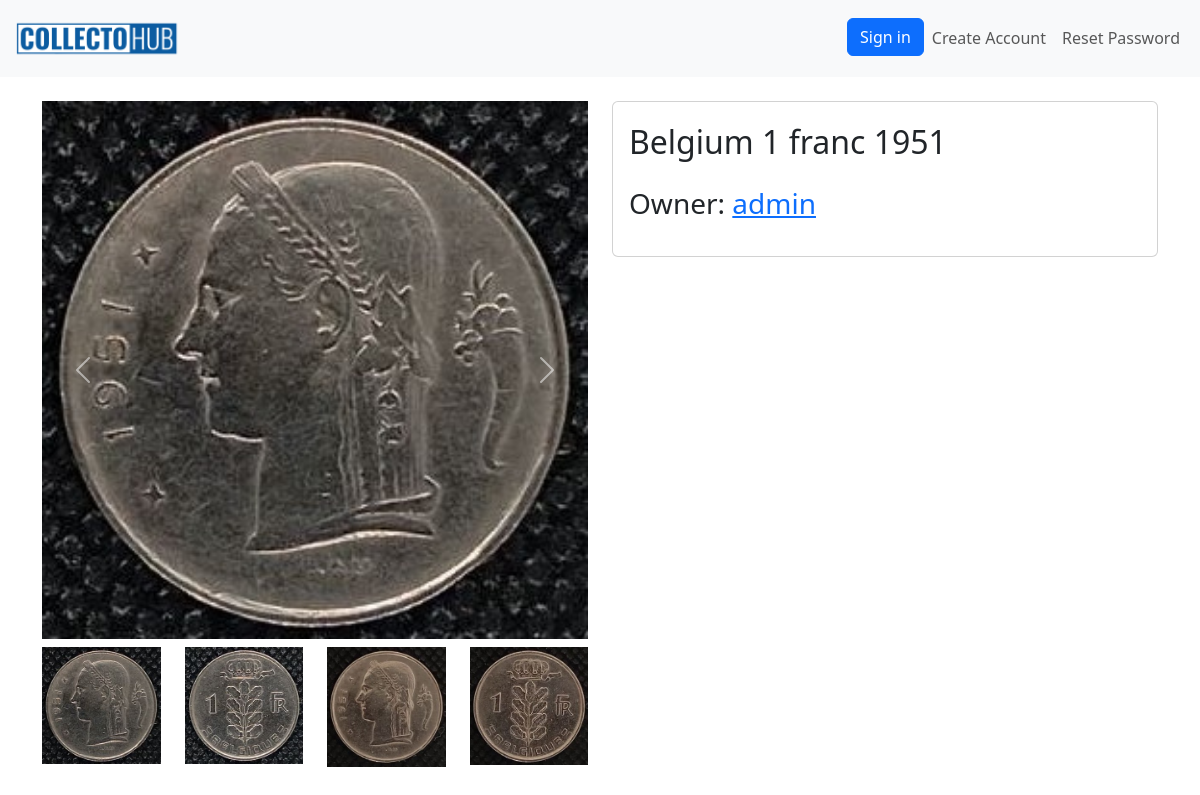
Before: /coin/15/ with the older database file.
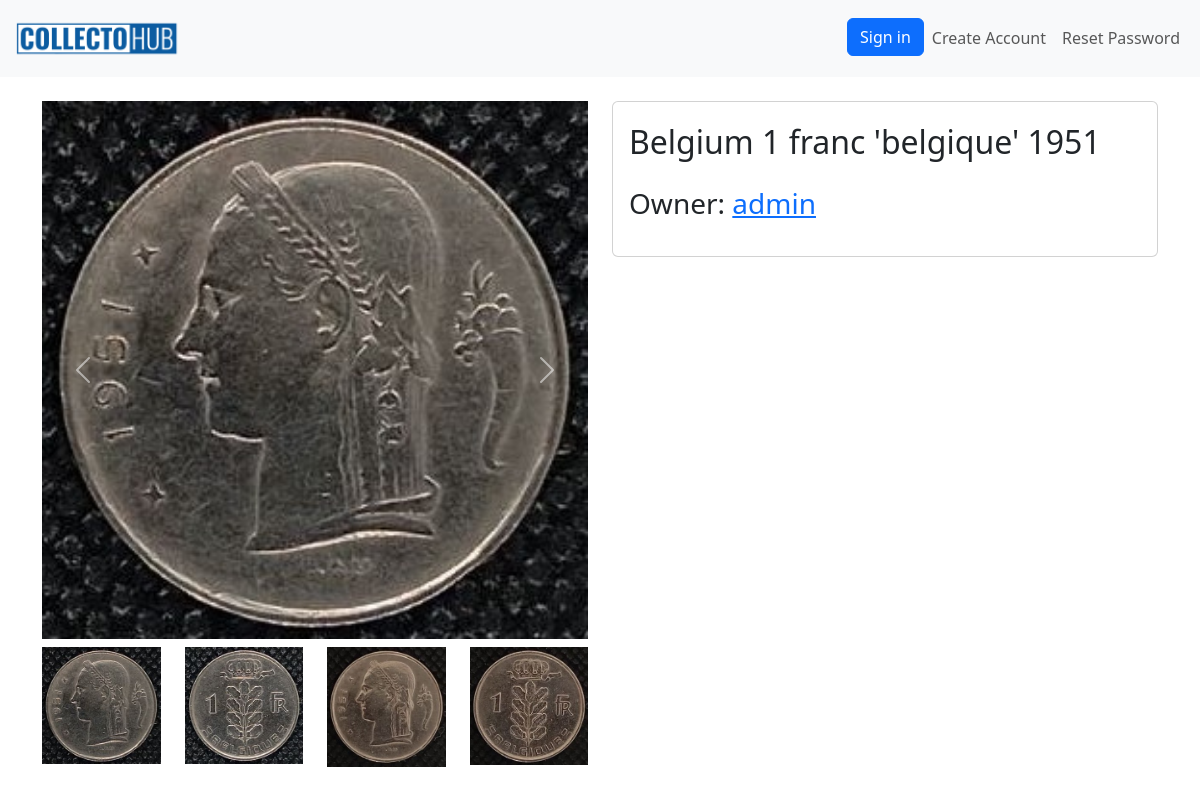
After: the same page with the newer database file.
### coins/models.py (models this page shows)
class Coin(models.Model):
    img_front = models.ImageField(upload_to='products_image', blank=True)
    img_back = models.ImageField(upload_to='products_image', blank=True)
    img_add_1 = models.ImageField(upload_to='products_image', blank=True)
    img_add_2 = models.ImageField(upload_to='products_image', blank=True)
    country = models.ForeignKey(Country, on_delete=models.CASCADE, related_name='coins')  # Reference to Country
    denomination = models.CharField(max_length=150)  # Denomination
    year = models.IntegerField()  # Year
    material = models.CharField(max_length=15, blank=True, choices=material_choices)  # Material
    safety = models.CharField(max_length=2, blank=True, choices=safety_choices)  # Optional field for admin use
    weight = models.FloatField(blank=True, null=True)  # Weight
    diameter = models.FloatField(blank=True, null=True)  # Diameter
    thickness = models.FloatField(blank=True, null=True)  # Thickness
    circulation = models.IntegerField(blank=True, null=True)  # Circulation
    owner = models.ForeignKey(User, on_delete=models.CASCADE, related_name='coins')
    box = models.ForeignKey('Box', on_delete=models.SET_NULL, blank=True, null=True, related_name='coins')
    status = models.CharField(max_length=1, choices=status_choices_coin, default='a')
    views_counter = models.IntegerField(default=0)
    class Meta:
        verbose_name = 'Coin'
        verbose_name_plural = 'Coins'
    def __str__(self):
        return f'{self.country.name} - {self.denomination} - {self.year}'

class Country(models.Model):
    name = models.CharField(max_length=150, unique=True)
    continent = models.ForeignKey(Continent, on_delete=models.CASCADE, related_name="countries")
    class Meta:
        verbose_name = "Country"
        verbose_name_plural = "Countries"
    def __str__(self):
        return self.name

### coins/views.py (the view)
# urls.py: path('coin/<int:pk>/', views.CoinDetailView.as_view(), name='coin-detail'),
class CoinDetailView(DetailView):
    model = Coin
    extra_context = {
        'form': MessageForm(),
    }
    def get_object(self, queryset=None):
        object = super().get_object(queryset=queryset)
        object.views_counter += 1
        object.save()
        return object

### coins/context_processors.py (called while the page is built)
def statistics_processor(request):
    return {
        'num_coins': Coin.objects.filter(status='a').count()
    }

### coins/templates/coins/coin_detail.html (shortened to what this page needs)
{% extends 'coins/base.html' %}
{% block content %}
<div class="row" >
    <div class="col-6 text-center">
        <div id="carouselExample" class="carousel slide">
            <div class="carousel-inner">
              <div class="carousel-item active">
                <img src="{{ coin.img_front.url }}" class="d-block w-100" alt="...">
              </div>
            </div>
            <button class="carousel-control-prev" type="button" data-bs-target="#carouselExample" data-bs-slide="prev">
              <span class="carousel-control-prev-icon" aria-hidden="true"></span>
            </button>
            <button class="carousel-control-next" type="button" data-bs-target="#carouselExample" data-bs-slide="next">
              <span class="carousel-control-next-icon" aria-hidden="true"></span>
            </button>
          </div>
        <div class="row mt-2">
            <div class="col-3">
            <img id='img-front' class="w-100" src="{{ coin.img_front.url }}" alt="">
            </div>
            <div class="col-3">
                <img id="img-back" class="w-100" src="{{ coin.img_back.url }}" alt="">
            </div>
            {% if coin.img_add_1 %}
            <div class="col-3">
                <img id="img-add-1" class="w-100" src="{{ coin.img_add_1.url }}" alt="">
            </div>
            {% endif %}
            {% if coin.img_add_2 %}
            <div class="col-3">
                <img id="img-add-2" class="w-100" src="{{ coin.img_add_2.url }}" alt="">
            </div>
            {% endif %}
        </div>
    </div>
    <div class="col-6">
       <div class="card">
           <div class="card-body">
                <p class="fs-2">
                    {{ coin.country }} {{ coin.denomination }} {{ coin.year }}
               </p>
               <p class="fs-3">
                Owner: <a href="{% url 'coins:user-cabinet' pk=coin.owner.id %}">{{ coin.owner }}</a>
               </p>
            </div>
        </div>
    </div>
</div>
{% endblock %}

Changed rows visible on the page:
changed Coin "Belgium": denomination "1 franc" → "1 franc 'belgique'"
